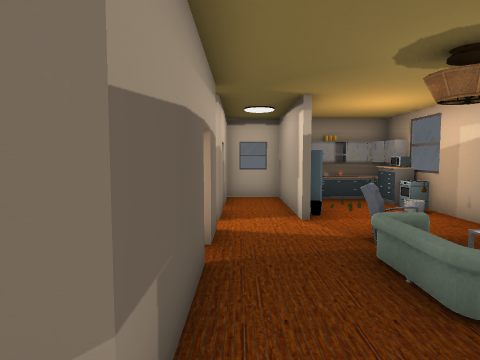
[1] (above)

16 first-person views from a walk through a Unity game level. The camera is 1.5 m above the floor, tilts 4° down and sees 75° across. Doors are open. The floor is counted in squares, 1 m on a side. Each view is taken from the middle of a square. On the plan, view 1 faces up. The plan holds only what a view shows up to about 15 squares ahead; the rest is blank. The player character is not drawn. Some animated figures are left out. Some surface patterns are stand-ins.

[2]
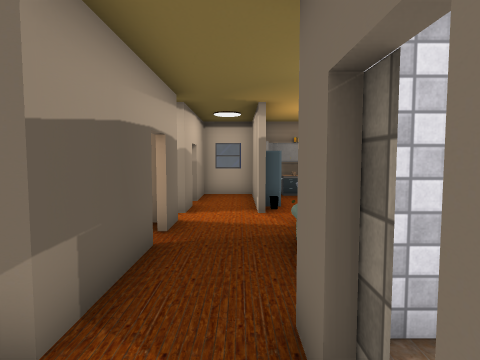

[3]
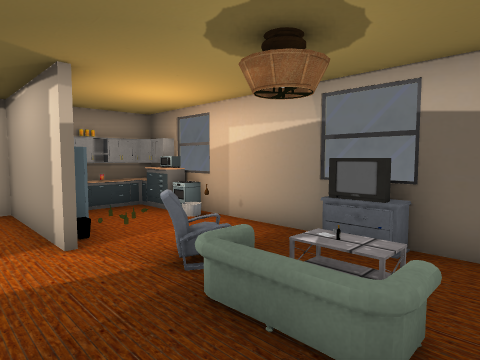

[4]
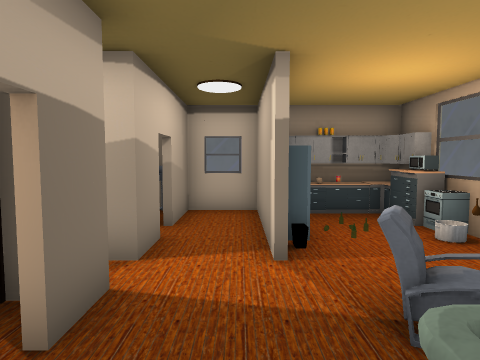

[5]
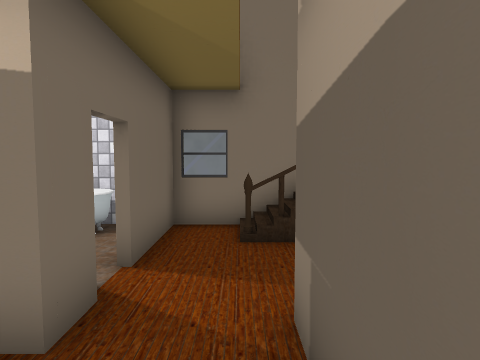

[6]
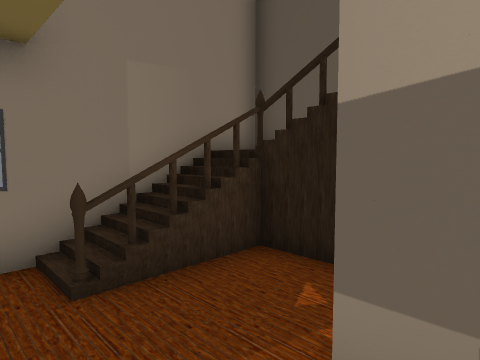

[7]
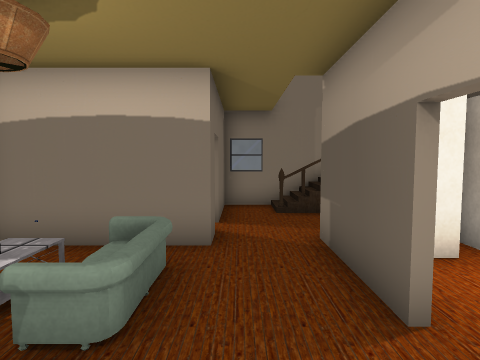

[8]
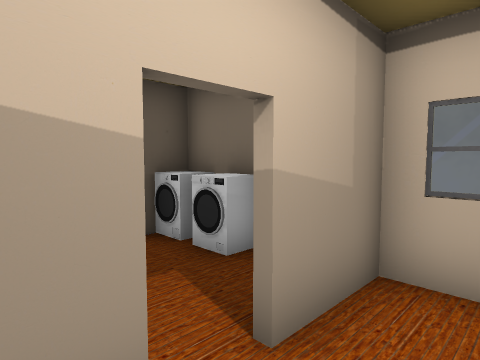

[9]
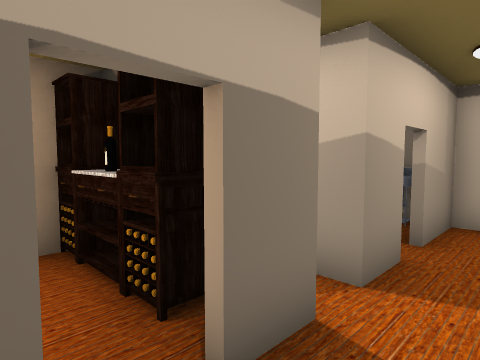

[10]
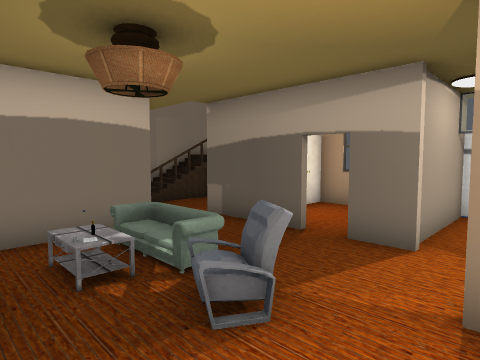

[11]
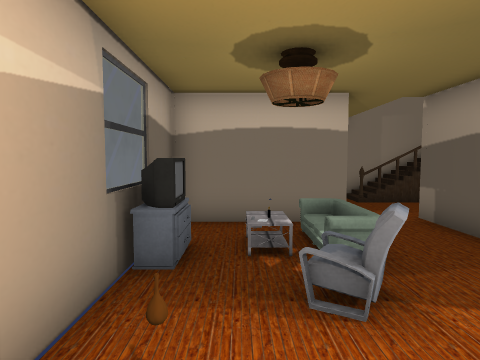

[12]
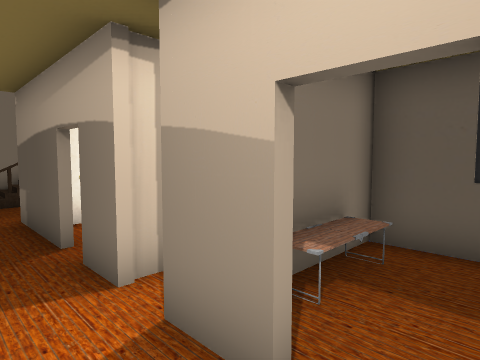

[13]
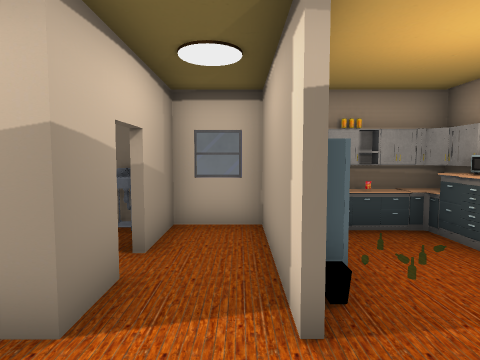

[14]
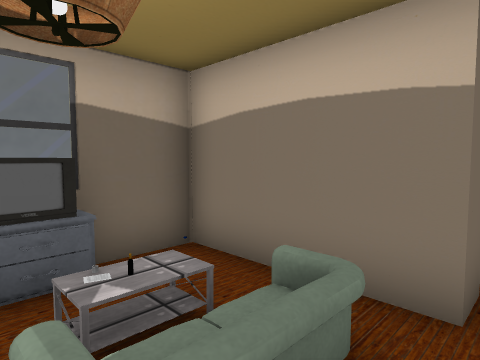

[15]
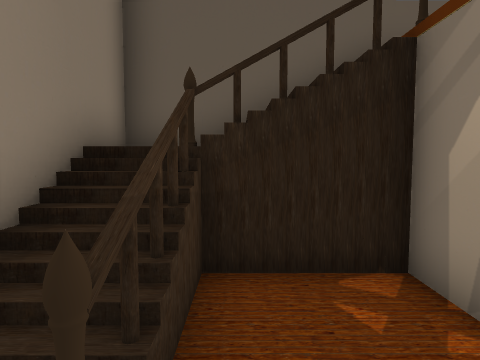

[16]
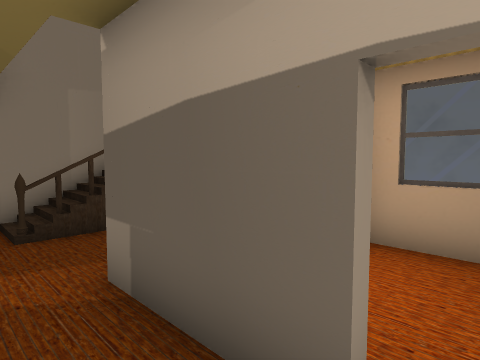

### Floor plan
Ten units are one square. View 1 is at (0, 0); x grows to the right and y downward. Boxes are objects, and circles mark ways between rooms. Rooms are numbered by the first view taken in them; rooms with no view inside come last. Other rooms are left out.
<svg viewBox="-50 -130 111 165">
<path fill="none" stroke="#000" d="M-15 16 -4 16M-5 -12 -30 -12 -30 15M17 -4 17 -9M15 -8 15 -17M-45 -4 -45 30 15 30 15 1M-5 -44 -5 -12M15 -17 25 -17M15 -74 15 -85M15 -104 15 -120 -5 -120 -5 -98M-5 -89 -5 -75M-5 -64 -5 -52M52 -113 49 -116 44 -116M56 -111 56 -120 44 -120M-15 -62 -15 -53M25 -17 56 -17 56 -106"/>
<rect x="-25" y="15" width="10" height="10" fill="#bbb"><title>other object</title></rect>
<rect x="-5" y="15" width="10" height="10" fill="#bbb"><title>other object</title></rect>
<rect x="-25" y="-25" width="20" height="10" fill="#bbb"><title>other object</title></rect>
<rect x="15" y="-65" width="20" height="10" fill="#bbb"><title>other object</title></rect>
<rect x="15" y="-95" width="10" height="10" fill="#bbb"><title>fridge</title></rect>
<rect x="25" y="-55" width="10" height="10" fill="#bbb"><title>other object</title></rect>
<rect x="25" y="-115" width="10" height="10" fill="#bbb"><title>cabinet</title></rect>
<rect x="25" y="-125" width="10" height="10" fill="#bbb"><title>other object</title></rect>
<rect x="35" y="-75" width="10" height="10" fill="#bbb"><title>vase</title></rect>
<rect x="35" y="-105" width="10" height="10" fill="#bbb"><title>cabinet</title></rect>
<rect x="35" y="-115" width="10" height="10" fill="#bbb"><title>cabinet</title></rect>
<rect x="35" y="-125" width="10" height="10" fill="#bbb"><title>other object</title></rect>
<rect x="45" y="-55" width="10" height="20" fill="#bbb"><title>other object</title></rect>
<rect x="45" y="-105" width="10" height="20" fill="#bbb"><title>stove</title></rect>
<rect x="45" y="-115" width="10" height="10" fill="#bbb"><title>cabinet</title></rect>
<circle cx="5" cy="-10" r="3" fill="#2a7"/>
<circle cx="20" cy="-45" r="3" fill="#2a7"/>
<circle cx="5" cy="-45" r="3" fill="#2a7"/>
<text x="-10" y="10">1</text>
<text x="0" y="-30">2</text>
<text x="30" y="-80">3</text>
</svg>
Room 1 opens to room 2. Room 2 opens to room 3.

Where each view was taken, in squares from view 1:
view 1: 0 up, 0 right, facing up
view 2: 1 down, 1 right, facing up
view 3: 2 up, 0 right, facing up-right
view 4: 3 up, 1 right, facing up
view 5: 4 up, 0 right, facing down
view 6: 2 up, 1 right, facing down-left
view 7: 7 up, 1 right, facing down
view 8: 8 up, 1 right, facing up-left
view 9: 4 up, 1 right, facing up-left
view 10: 8 up, 5 right, facing down-left
view 11: 9 up, 4 right, facing down
view 12: 10 up, 1 right, facing down-left
view 13: 5 up, 1 right, facing up
view 14: 5 up, 1 right, facing down-right
view 15: 1 down, 1 right, facing left
view 16: 5 up, 1 right, facing down-left
